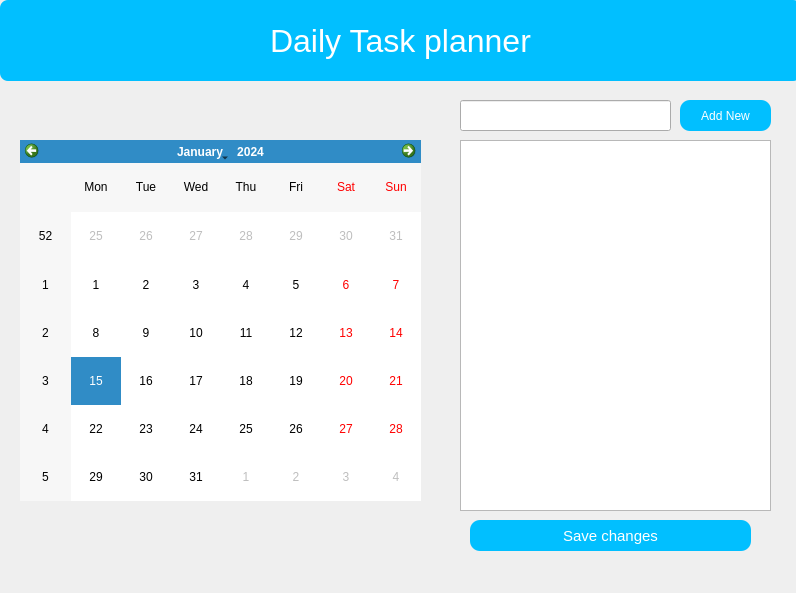
<?xml version="1.0" encoding="UTF-8"?>
<ui version="4.0">
 <class>Todolist</class>
 <widget class="QMainWindow" name="Todolist">
  <property name="geometry">
   <rect>
    <x>0</x>
    <y>0</y>
    <width>796</width>
    <height>593</height>
   </rect>
  </property>
  <property name="windowTitle">
   <string>MainWindow</string>
  </property>
  <widget class="QWidget" name="centralwidget">
   <widget class="QCalendarWidget" name="calendarWidget">
    <property name="geometry">
     <rect>
      <x>20</x>
      <y>140</y>
      <width>401</width>
      <height>361</height>
     </rect>
    </property>
   </widget>
   <widget class="QListWidget" name="listWidget">
    <property name="geometry">
     <rect>
      <x>460</x>
      <y>140</y>
      <width>311</width>
      <height>371</height>
     </rect>
    </property>
   </widget>
   <widget class="QPushButton" name="pushButton">
    <property name="geometry">
     <rect>
      <x>470</x>
      <y>520</y>
      <width>281</width>
      <height>31</height>
     </rect>
    </property>
    <property name="styleSheet">
     <string notr="true">border-radius:10px;
background-color: #01BFFF;
color:white;
font:11pt;</string>
    </property>
    <property name="text">
     <string>Save changes</string>
    </property>
   </widget>
   <widget class="QPushButton" name="pushButton_2">
    <property name="geometry">
     <rect>
      <x>680</x>
      <y>100</y>
      <width>91</width>
      <height>31</height>
     </rect>
    </property>
    <property name="styleSheet">
     <string notr="true">border-radius:10px;
background-color: #01BFFF;
color:white;</string>
    </property>
    <property name="text">
     <string>Add New</string>
    </property>
   </widget>
   <widget class="QLabel" name="label">
    <property name="geometry">
     <rect>
      <x>0</x>
      <y>0</y>
      <width>801</width>
      <height>81</height>
     </rect>
    </property>
    <property name="styleSheet">
     <string notr="true">font-size : 24pt;
background : #01BFFF;
color:white;
border-radius:8px;</string>
    </property>
    <property name="text">
     <string>Daily Task planner</string>
    </property>
    <property name="alignment">
     <set>Qt::AlignCenter</set>
    </property>
   </widget>
   <widget class="QLineEdit" name="lineEdit">
    <property name="geometry">
     <rect>
      <x>460</x>
      <y>100</y>
      <width>211</width>
      <height>31</height>
     </rect>
    </property>
   </widget>
  </widget>
 </widget>
 <resources/>
 <connections/>
</ui>
